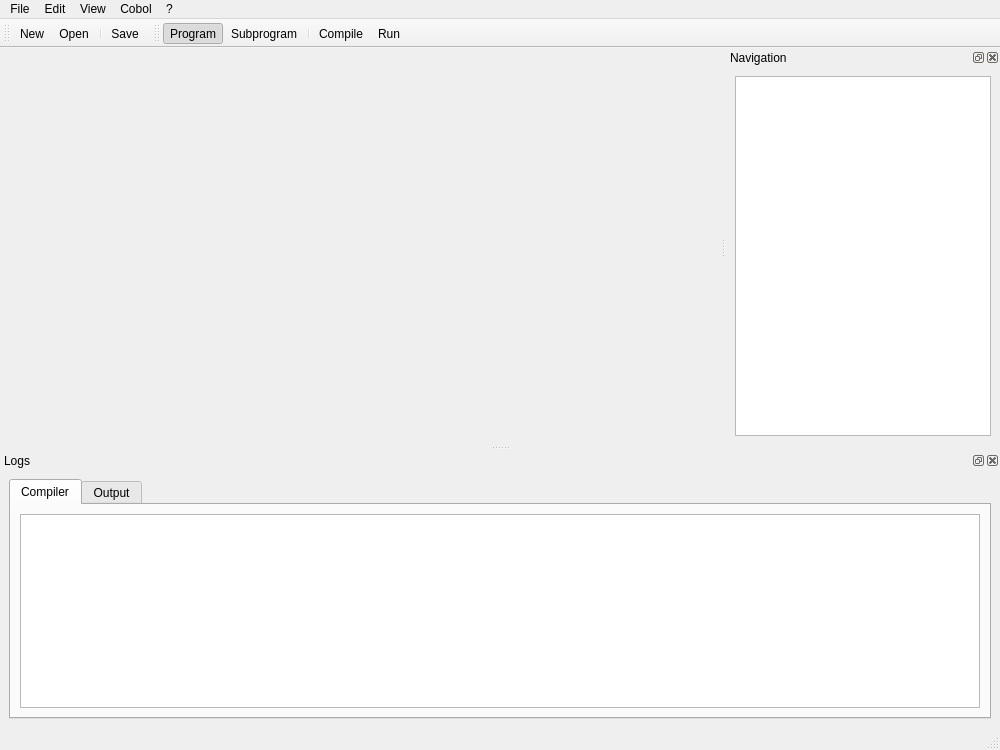
<?xml version="1.0" encoding="UTF-8"?>
<ui version="4.0">
 <class>MainWindow</class>
 <widget class="QMainWindow" name="MainWindow">
  <property name="geometry">
   <rect>
    <x>0</x>
    <y>0</y>
    <width>1000</width>
    <height>750</height>
   </rect>
  </property>
  <property name="minimumSize">
   <size>
    <width>1000</width>
    <height>750</height>
   </size>
  </property>
  <property name="windowTitle">
   <string>OpenCobolIDE</string>
  </property>
  <property name="windowIcon">
   <iconset resource="ide.qrc">
    <normaloff>:/ide-icons/rc/silex-64x64.png</normaloff>:/ide-icons/rc/silex-64x64.png</iconset>
  </property>
  <widget class="QWidget" name="centralwidget">
   <layout class="QGridLayout" name="gridLayout" rowstretch="0" columnstretch="0">
    <property name="margin">
     <number>0</number>
    </property>
    <property name="spacing">
     <number>0</number>
    </property>
    <item row="0" column="0">
     <widget class="QStackedWidget" name="stackedWidget">
      <property name="currentIndex">
       <number>0</number>
      </property>
      <widget class="QWidget" name="page">
       <layout class="QGridLayout" name="gridLayout_6">
        <property name="margin">
         <number>0</number>
        </property>
        <property name="spacing">
         <number>0</number>
        </property>
        <item row="0" column="0">
         <widget class="HomePageWidget" name="wHomePage" native="true"/>
        </item>
       </layout>
      </widget>
      <widget class="QWidget" name="page_2">
       <layout class="QGridLayout" name="gridLayout_2">
        <property name="margin">
         <number>6</number>
        </property>
        <property name="spacing">
         <number>6</number>
        </property>
        <item row="0" column="0">
         <widget class="QTabWidget" name="tabWidget">
          <property name="currentIndex">
           <number>-1</number>
          </property>
          <property name="tabsClosable">
           <bool>true</bool>
          </property>
         </widget>
        </item>
       </layout>
      </widget>
     </widget>
    </item>
   </layout>
  </widget>
  <widget class="QStatusBar" name="statusbar"/>
  <widget class="QToolBar" name="toolBarFile">
   <property name="windowTitle">
    <string>Tollbar File</string>
   </property>
   <attribute name="toolBarArea">
    <enum>TopToolBarArea</enum>
   </attribute>
   <attribute name="toolBarBreak">
    <bool>false</bool>
   </attribute>
   <addaction name="actionNew"/>
   <addaction name="actionOpen"/>
   <addaction name="separator"/>
   <addaction name="actionSave"/>
  </widget>
  <widget class="QToolBar" name="toolBarCode">
   <property name="windowTitle">
    <string>Toolbar Code</string>
   </property>
   <attribute name="toolBarArea">
    <enum>TopToolBarArea</enum>
   </attribute>
   <attribute name="toolBarBreak">
    <bool>false</bool>
   </attribute>
   <addaction name="actionProgram"/>
   <addaction name="actionSubprogram"/>
   <addaction name="separator"/>
   <addaction name="actionCompile"/>
   <addaction name="actionRun"/>
  </widget>
  <widget class="QDockWidget" name="dockWidgetLogs">
   <property name="windowTitle">
    <string>Logs</string>
   </property>
   <attribute name="dockWidgetArea">
    <number>8</number>
   </attribute>
   <widget class="QWidget" name="dockWidgetContents">
    <layout class="QGridLayout" name="gridLayout_3">
     <item row="0" column="0">
      <widget class="QTabWidget" name="tabWidgetLogs">
       <property name="currentIndex">
        <number>0</number>
       </property>
       <widget class="QWidget" name="tab_3">
        <attribute name="icon">
         <iconset resource="ide.qrc">
          <normaloff>:/ide-icons/rc/applications-system.png</normaloff>:/ide-icons/rc/applications-system.png</iconset>
        </attribute>
        <attribute name="title">
         <string>Compiler</string>
        </attribute>
        <attribute name="toolTip">
         <string>Show compiler log</string>
        </attribute>
        <layout class="QGridLayout" name="gridLayout_4">
         <item row="0" column="0">
          <widget class="QListWidget" name="listWidgetErrors"/>
         </item>
        </layout>
       </widget>
       <widget class="QWidget" name="tabProgramOutput">
        <attribute name="icon">
         <iconset resource="ide.qrc">
          <normaloff>:/ide-icons/rc/media-playback-start.png</normaloff>:/ide-icons/rc/media-playback-start.png</iconset>
        </attribute>
        <attribute name="title">
         <string>Output</string>
        </attribute>
        <layout class="QGridLayout" name="gridLayout_5">
         <item row="0" column="0">
          <widget class="QPlainTextEdit" name="plainTextEditOutput"/>
         </item>
        </layout>
       </widget>
      </widget>
     </item>
    </layout>
   </widget>
  </widget>
  <widget class="QMenuBar" name="menuBar">
   <property name="geometry">
    <rect>
     <x>0</x>
     <y>0</y>
     <width>1000</width>
     <height>20</height>
    </rect>
   </property>
   <widget class="QMenu" name="menuFile">
    <property name="title">
     <string>File</string>
    </property>
    <widget class="QMenu" name="menuRecent_files">
     <property name="title">
      <string>Recent files</string>
     </property>
     <addaction name="separator"/>
     <addaction name="actionClear"/>
    </widget>
    <addaction name="actionNew"/>
    <addaction name="actionOpen"/>
    <addaction name="separator"/>
    <addaction name="actionSave"/>
    <addaction name="actionSave_as"/>
    <addaction name="separator"/>
    <addaction name="menuRecent_files"/>
    <addaction name="separator"/>
    <addaction name="actionQuit"/>
   </widget>
   <widget class="QMenu" name="menuEdit">
    <property name="title">
     <string>Edit</string>
    </property>
    <widget class="QMenu" name="mnuActiveEditor">
     <property name="title">
      <string>Active editor</string>
     </property>
     <addaction name="separator"/>
    </widget>
    <addaction name="mnuActiveEditor"/>
    <addaction name="separator"/>
    <addaction name="aPreferences"/>
   </widget>
   <widget class="QMenu" name="menuView">
    <property name="title">
     <string>View</string>
    </property>
    <widget class="QMenu" name="menuToolbars">
     <property name="title">
      <string>Toolbars</string>
     </property>
     <addaction name="aShowFilesToolbar"/>
     <addaction name="aShowCodeToolbar"/>
    </widget>
    <widget class="QMenu" name="menuDock_panels">
     <property name="title">
      <string>Windows</string>
     </property>
     <addaction name="aShowLogsWin"/>
     <addaction name="aShowNavWin"/>
    </widget>
    <addaction name="menuToolbars"/>
    <addaction name="menuDock_panels"/>
    <addaction name="separator"/>
    <addaction name="actionFullscreen"/>
   </widget>
   <widget class="QMenu" name="menuCobol">
    <property name="title">
     <string>Cobol</string>
    </property>
    <addaction name="actionProgram"/>
    <addaction name="actionSubprogram"/>
    <addaction name="separator"/>
    <addaction name="actionCompile"/>
    <addaction name="actionRun"/>
   </widget>
   <widget class="QMenu" name="menu">
    <property name="title">
     <string>?</string>
    </property>
    <addaction name="actionAbout"/>
   </widget>
   <addaction name="menuFile"/>
   <addaction name="menuEdit"/>
   <addaction name="menuView"/>
   <addaction name="menuCobol"/>
   <addaction name="menu"/>
  </widget>
  <widget class="QDockWidget" name="dockWidgetNavPanel">
   <property name="windowTitle">
    <string>Navigation</string>
   </property>
   <attribute name="dockWidgetArea">
    <number>2</number>
   </attribute>
   <widget class="QWidget" name="dockWidgetContents_2">
    <layout class="QGridLayout" name="gridLayout_7">
     <item row="0" column="0">
      <widget class="QTreeWidget" name="twNavigation">
       <attribute name="headerVisible">
        <bool>false</bool>
       </attribute>
       <column>
        <property name="text">
         <string notr="true">1</string>
        </property>
       </column>
      </widget>
     </item>
    </layout>
   </widget>
  </widget>
  <action name="actionQuit">
   <property name="icon">
    <iconset resource="ide.qrc">
     <normaloff>:/ide-icons/rc/system-log-out.png</normaloff>:/ide-icons/rc/system-log-out.png</iconset>
   </property>
   <property name="text">
    <string>Quit</string>
   </property>
   <property name="toolTip">
    <string>Exit application (Ctrl+Q)</string>
   </property>
   <property name="shortcut">
    <string>Ctrl+Q</string>
   </property>
   <property name="iconVisibleInMenu">
    <bool>true</bool>
   </property>
  </action>
  <action name="actionCompile">
   <property name="icon">
    <iconset resource="ide.qrc">
     <normaloff>:/ide-icons/rc/applications-system.png</normaloff>:/ide-icons/rc/applications-system.png</iconset>
   </property>
   <property name="text">
    <string>Compile</string>
   </property>
   <property name="toolTip">
    <string>Compile the current file (F8)</string>
   </property>
   <property name="shortcut">
    <string>F8</string>
   </property>
   <property name="iconVisibleInMenu">
    <bool>true</bool>
   </property>
  </action>
  <action name="actionRun">
   <property name="icon">
    <iconset resource="ide.qrc">
     <normaloff>:/ide-icons/rc/media-playback-start.png</normaloff>:/ide-icons/rc/media-playback-start.png</iconset>
   </property>
   <property name="text">
    <string>Run</string>
   </property>
   <property name="toolTip">
    <string>Run the current file (F5)</string>
   </property>
   <property name="shortcut">
    <string>F5</string>
   </property>
   <property name="iconVisibleInMenu">
    <bool>true</bool>
   </property>
  </action>
  <action name="actionAbout">
   <property name="icon">
    <iconset resource="ide.qrc">
     <normaloff>:/ide-icons/rc/dialog-information.png</normaloff>:/ide-icons/rc/dialog-information.png</iconset>
   </property>
   <property name="text">
    <string>About</string>
   </property>
   <property name="toolTip">
    <string>About OpenCobol IDE (F1)</string>
   </property>
   <property name="shortcut">
    <string>F1</string>
   </property>
   <property name="iconVisibleInMenu">
    <bool>true</bool>
   </property>
  </action>
  <action name="actionSave">
   <property name="icon">
    <iconset resource="ide.qrc">
     <normaloff>:/ide-icons/rc/document-save.png</normaloff>:/ide-icons/rc/document-save.png</iconset>
   </property>
   <property name="text">
    <string>Save</string>
   </property>
   <property name="toolTip">
    <string>Save current file (Ctrl+S)</string>
   </property>
   <property name="shortcut">
    <string>Ctrl+S</string>
   </property>
   <property name="iconVisibleInMenu">
    <bool>true</bool>
   </property>
  </action>
  <action name="actionSave_as">
   <property name="icon">
    <iconset resource="ide.qrc">
     <normaloff>:/ide-icons/rc/document-save-as.png</normaloff>:/ide-icons/rc/document-save-as.png</iconset>
   </property>
   <property name="text">
    <string>Save as</string>
   </property>
   <property name="toolTip">
    <string>Save current file as (Ctrl+Shift+S)</string>
   </property>
   <property name="shortcut">
    <string>Ctrl+Shift+S</string>
   </property>
   <property name="iconVisibleInMenu">
    <bool>true</bool>
   </property>
  </action>
  <action name="actionFullscreen">
   <property name="checkable">
    <bool>true</bool>
   </property>
   <property name="icon">
    <iconset resource="ide.qrc">
     <normaloff>:/ide-icons/rc/view-fullscreen.png</normaloff>:/ide-icons/rc/view-fullscreen.png</iconset>
   </property>
   <property name="text">
    <string>Fullscreen</string>
   </property>
   <property name="toolTip">
    <string>Toggle fullscreen (F12)</string>
   </property>
   <property name="shortcut">
    <string>F12</string>
   </property>
   <property name="iconVisibleInMenu">
    <bool>true</bool>
   </property>
  </action>
  <action name="actionProgram">
   <property name="checkable">
    <bool>true</bool>
   </property>
   <property name="checked">
    <bool>true</bool>
   </property>
   <property name="icon">
    <iconset resource="ide.qrc">
     <normaloff>:/ide-icons/rc/application-x-executable.png</normaloff>:/ide-icons/rc/application-x-executable.png</iconset>
   </property>
   <property name="text">
    <string>Program</string>
   </property>
   <property name="toolTip">
    <string>&lt;html&gt;&lt;head/&gt;&lt;body&gt;&lt;p&gt;Tells the ide to compile the current file as an executable (.exe)&lt;/p&gt;&lt;/body&gt;&lt;/html&gt;</string>
   </property>
   <property name="iconVisibleInMenu">
    <bool>true</bool>
   </property>
  </action>
  <action name="actionSubprogram">
   <property name="checkable">
    <bool>true</bool>
   </property>
   <property name="icon">
    <iconset resource="ide.qrc">
     <normaloff>:/ide-icons/rc/application-x-sharedlib.png</normaloff>:/ide-icons/rc/application-x-sharedlib.png</iconset>
   </property>
   <property name="text">
    <string>Subprogram</string>
   </property>
   <property name="toolTip">
    <string>&lt;html&gt;&lt;head/&gt;&lt;body&gt;&lt;p&gt;Tells the ide to compile the current file as a subprogram (.so)&lt;/p&gt;&lt;/body&gt;&lt;/html&gt;</string>
   </property>
   <property name="iconVisibleInMenu">
    <bool>true</bool>
   </property>
  </action>
  <action name="actionNew">
   <property name="icon">
    <iconset resource="ide.qrc">
     <normaloff>:/ide-icons/rc/document-new.png</normaloff>:/ide-icons/rc/document-new.png</iconset>
   </property>
   <property name="text">
    <string>New</string>
   </property>
   <property name="toolTip">
    <string>New file (Ctrl+N)</string>
   </property>
   <property name="shortcut">
    <string>Ctrl+N</string>
   </property>
   <property name="iconVisibleInMenu">
    <bool>true</bool>
   </property>
  </action>
  <action name="actionOpen">
   <property name="icon">
    <iconset resource="ide.qrc">
     <normaloff>:/ide-icons/rc/document-open.png</normaloff>:/ide-icons/rc/document-open.png</iconset>
   </property>
   <property name="text">
    <string>Open</string>
   </property>
   <property name="toolTip">
    <string>Open a file (Ctrl+O)</string>
   </property>
   <property name="shortcut">
    <string>Ctrl+O</string>
   </property>
   <property name="iconVisibleInMenu">
    <bool>true</bool>
   </property>
  </action>
  <action name="actionClear">
   <property name="icon">
    <iconset resource="ide.qrc">
     <normaloff>:/ide-icons/rc/edit-clear.png</normaloff>:/ide-icons/rc/edit-clear.png</iconset>
   </property>
   <property name="text">
    <string>Clear list</string>
   </property>
   <property name="toolTip">
    <string>Clear list of recent files</string>
   </property>
   <property name="iconVisibleInMenu">
    <bool>true</bool>
   </property>
  </action>
  <action name="aShowFilesToolbar">
   <property name="checkable">
    <bool>true</bool>
   </property>
   <property name="text">
    <string>Files</string>
   </property>
   <property name="toolTip">
    <string>Show/Hide the files toolbar</string>
   </property>
  </action>
  <action name="aShowCodeToolbar">
   <property name="checkable">
    <bool>true</bool>
   </property>
   <property name="text">
    <string>Code</string>
   </property>
   <property name="toolTip">
    <string>Show/Hide code toolbar</string>
   </property>
  </action>
  <action name="aShowLogsWin">
   <property name="checkable">
    <bool>true</bool>
   </property>
   <property name="text">
    <string>Logs</string>
   </property>
   <property name="toolTip">
    <string>Show/Hide logs window</string>
   </property>
  </action>
  <action name="aShowNavWin">
   <property name="checkable">
    <bool>true</bool>
   </property>
   <property name="text">
    <string>Navigation</string>
   </property>
   <property name="toolTip">
    <string>Show/Hide navigation panel</string>
   </property>
  </action>
  <action name="aPreferences">
   <property name="icon">
    <iconset resource="ide.qrc">
     <normaloff>:/ide-icons/rc/Preferences-system.png</normaloff>:/ide-icons/rc/Preferences-system.png</iconset>
   </property>
   <property name="text">
    <string>Preferences</string>
   </property>
   <property name="toolTip">
    <string>Edit the application settings</string>
   </property>
   <property name="shortcut">
    <string>F2</string>
   </property>
   <property name="iconVisibleInMenu">
    <bool>true</bool>
   </property>
  </action>
  <action name="actionComment_Uncomment">
   <property name="text">
    <string>Comment/Uncomment</string>
   </property>
   <property name="toolTip">
    <string>Comment/Uncomment selected/active lines</string>
   </property>
   <property name="shortcut">
    <string>Ctrl+/</string>
   </property>
  </action>
 </widget>
 <customwidgets>
  <customwidget>
   <class>HomePageWidget</class>
   <extends>QWidget</extends>
   <header>cobcide/home_page.h</header>
   <container>1</container>
  </customwidget>
 </customwidgets>
 <resources>
  <include location="ide.qrc"/>
 </resources>
 <connections/>
</ui>
